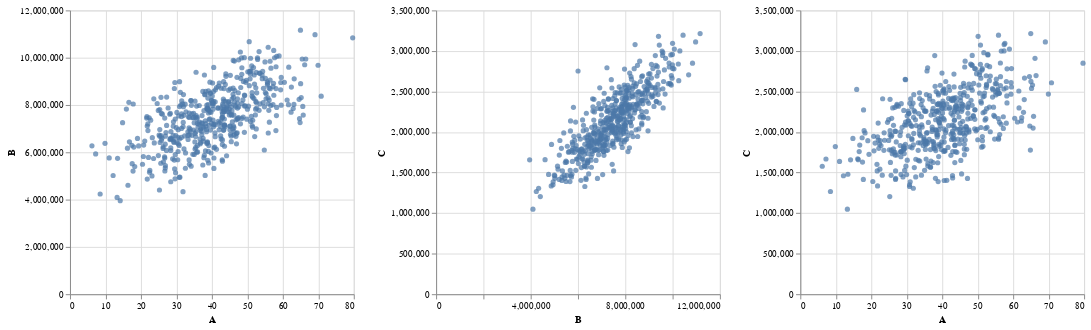

The notebook cell this image was saved under:
### Code cell
A, B, C = random.choice(ABC_all).transpose()
AB = alt.Chart(pd.DataFrame({"A":A, "B":B})).mark_circle().encode(
    x="A",
    y="B")
BC= alt.Chart(pd.DataFrame({"B":B, "C":C})).mark_circle().encode(
    x="B",
    y="C")
AC = alt.Chart(pd.DataFrame({"A":A, "C":C})).mark_circle().encode(
    x="A",
    y="C")

alt.hconcat(AB, BC, AC)

### Figure 1 — Vega-Lite specification as saved in the notebook (floating-point values rounded to 4 significant figures; data arrays with more than 128 entries replaced by an {"elided": "..."} marker saying what was removed)
{"config": {"view": {"continuousWidth": 300, "continuousHeight": 300}}, "hconcat": [{"data": {"name": "data-ce91b0539eba794b29b24e8338d94304"}, "mark": {"type": "circle"}, "encoding": {"x": {"field": "A", "type": "quantitative"}, "y": {"field": "B", "type": "quantitative"}}}, {"data": {"name": "data-cdb6a534355a08255cef1b561c21d590"}, "mark": {"type": "circle"}, "encoding": {"x": {"field": "B", "type": "quantitative"}, "y": {"field": "C", "type": "quantitative"}}}, {"data": {"name": "data-6a92e67e83b5d586ef51a47b36cace58"}, "mark": {"type": "circle"}, "encoding": {"x": {"field": "A", "type": "quantitative"}, "y": {"field": "C", "type": "quantitative"}}}], "$schema": "https://vega.github.io/schema/vega-lite/v5.16.3.json", "datasets": {"data-ce91b0539eba794b29b24e8338d94304": {"elided": "500 records"}, "data-cdb6a534355a08255cef1b561c21d590": {"elided": "500 records"}, "data-6a92e67e83b5d586ef51a47b36cace58": {"elided": "500 records"}}}
